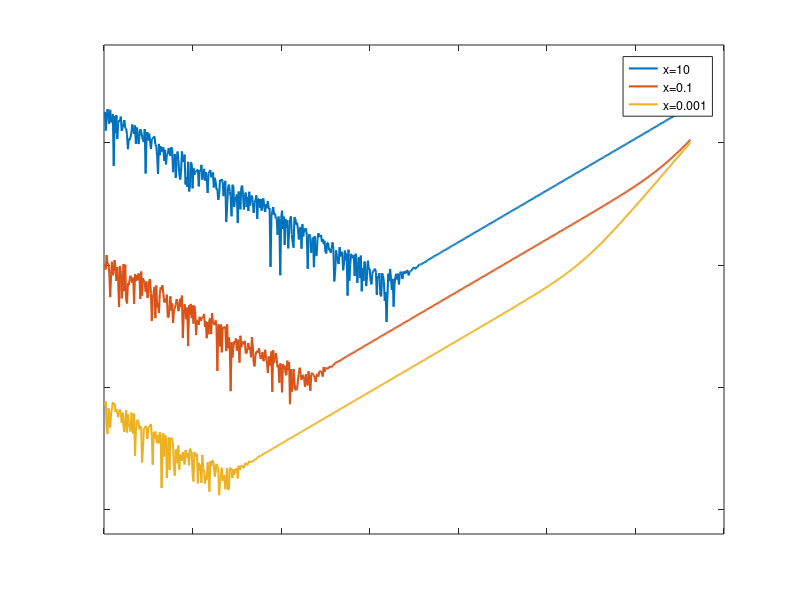

Here is the MATLAB script that generated this plot:
function finite_diff_example

h = 1e-14;
while h(end)<1
    h(end+1) = h(end)*1.05;
end
lw = 1.5;

x = 10;
dy = FDfwd(x,h);
plot(log10(abs(dy-dfoo(x))),'linewidth',lw);
hold on

x = 0.1;
dy = FDfwd(x,h);
plot(log10(abs(dy-dfoo(x))),'linewidth',lw);

x = 0.001;
dy = FDfwd(x,h);
plot(log10(abs(dy-dfoo(x))),'linewidth',lw);


legend('x=10','x=0.1','x=0.001')
ylim([-16 4])
set(gca,'XTickLabel',[])
set(gca,'YTickLabel',[])

end

function dy = FDfwd(x,h)
dy = (foo(x+h)-foo(x))./h;
end

function y = foo(x)
y = x.^3;
end

function dy = dfoo(x)
dy=3*x.^2;
end